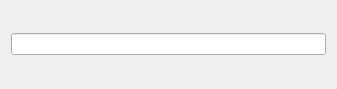
<?xml version="1.0" encoding="UTF-8"?>
<ui version="4.0">
 <class>Dialog</class>
 <widget class="QDialog" name="Dialog">
  <property name="geometry">
   <rect>
    <x>0</x>
    <y>0</y>
    <width>337</width>
    <height>89</height>
   </rect>
  </property>
  <property name="windowTitle">
   <string>Dialog</string>
  </property>
  <layout class="QHBoxLayout" name="horizontalLayout">
   <item>
    <widget class="TimecodeEdit" name="lineEdit"/>
   </item>
  </layout>
 </widget>
 <customwidgets>
  <customwidget>
   <class>TimecodeEdit</class>
   <extends>QLineEdit</extends>
   <header>PhCommonUI/TimecodeEdit.h</header>
  </customwidget>
 </customwidgets>
 <resources/>
 <connections/>
</ui>
